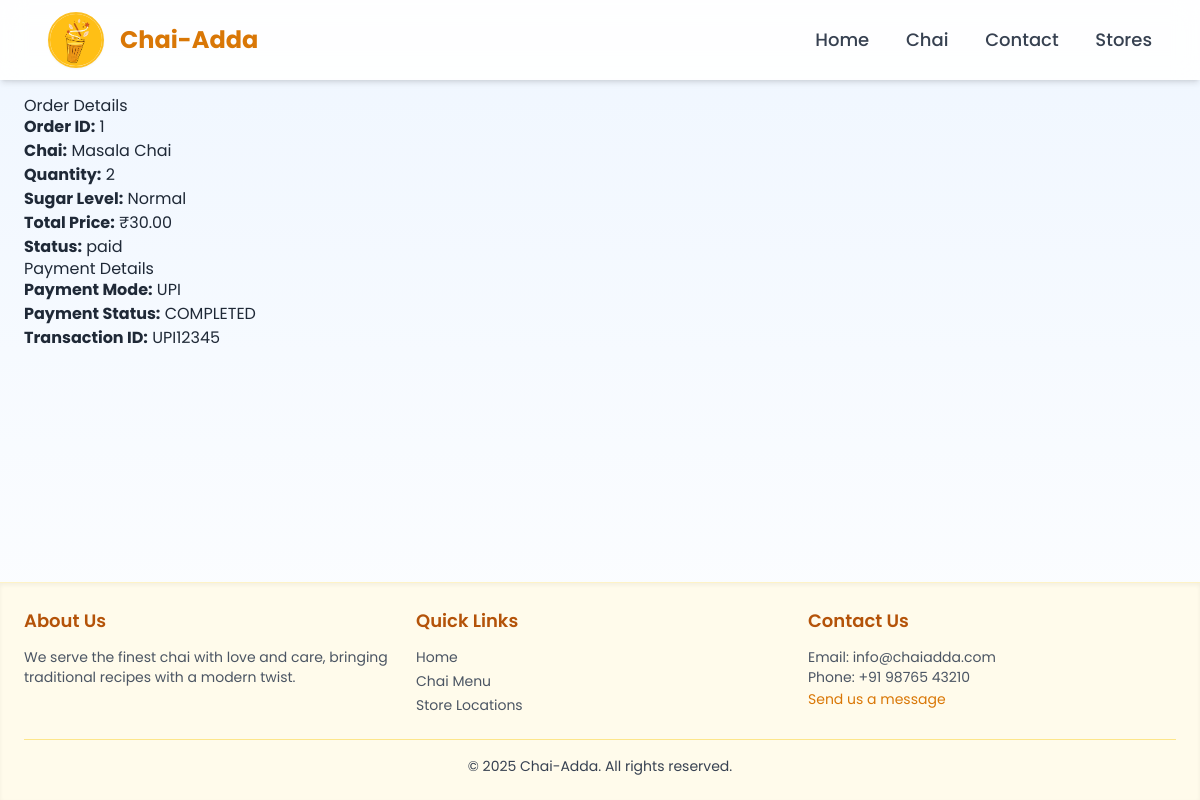
Page /order/detail/1/ on the committed database.
### order/models.py (models this page shows, shortened)
class Order(models.Model):
    SUGAR_LEVELS = [
        ('no', 'No Sugar'),
        ('normal', 'Normal'),
        ('less', 'Less Sugar'),
        ('max', 'Max Sugar')
    ]
    PAYMENT_STATUS = [
        ('unpaid', 'Unpaid'),
        ('paid', 'Paid'),
        ('failed', 'Failed'),
        ('refunded', 'Refunded')
    ]
    user = models.ForeignKey(
        settings.AUTH_USER_MODEL,
        on_delete=models.SET_NULL,
        null=True,
        blank=True
    )
    chai = models.ForeignKey(ChaiVariety, on_delete=models.CASCADE)
    customer_name = models.CharField(max_length=100)
    quantity = models.PositiveIntegerField()
    sugar_level = models.CharField(max_length=10, choices=SUGAR_LEVELS, default='normal')
    total_price = models.DecimalField(max_digits=10, decimal_places=2)
    ordered_at = models.DateTimeField(default=timezone.now)
    payment_status = models.CharField(
        max_length=20,
        choices=PAYMENT_STATUS,
        default='unpaid'
    )
    payment = models.OneToOneField(
        'payment.Payment',
        null=True,
        blank=True,
        on_delete=models.SET_NULL,
        related_name='order'
    )
    notes = models.TextField(blank=True)
    updated_at = models.DateTimeField(auto_now=True)
    class Meta:
        ordering = ['-ordered_at']
        verbose_name = 'Order'
        verbose_name_plural = 'Orders'

### chai/models.py (models this page shows, shortened)
class ChaiVariety(models.Model):
    CHAI_TYPE_CHOICES = [
        ('PT', 'Plain Tea'),
        ('MC', 'Masala Chai'),
        ('GC', 'Ginger Chai'),
        ('LC', 'Lemon Chai'),
        ('EC', 'Elaichi Chai'),
        ('GT', 'Green Tea'),
        ('BT', 'Black Tea'),
        ('KC', 'Kulhad Chai'),
    ]
    name = models.CharField(max_length=20)
    price = models.IntegerField()
    image = models.ImageField(upload_to='chais/')
    date_time = models.DateTimeField(default=timezone.now)
    chai_type = models.CharField(max_length=2, choices=CHAI_TYPE_CHOICES, default="PT")
    description = models.TextField(default="", blank=True)
    class Meta:
        verbose_name = 'Chai Variety'
        verbose_name_plural = 'Chai Varieties'

### payment/models.py (models this page shows, shortened)
class Payment(models.Model):
    PAYMENT_MODES = [
        ('CASH', 'Cash'),
        ('UPI', 'UPI'),
        ('CARD', 'Card'),
        ('WALLET', 'Digital Wallet')
    ]
    PAYMENT_STATUS = [
        ('PENDING', 'Pending'),
        ('COMPLETED', 'Completed'),
        ('FAILED', 'Failed'),
        ('REFUNDED', 'Refunded'),
        ('PENDING_DELIVERY', 'Pending Delivery')
    ]
    user = models.ForeignKey(
        settings.AUTH_USER_MODEL,
        on_delete=models.CASCADE,
        null=True,
        blank=True,
        verbose_name="User"
    )
    amount = models.DecimalField(max_digits=10, decimal_places=2)
    payment_mode = models.CharField(
        max_length=10,
        choices=PAYMENT_MODES,
        default='UPI'
    )
    payment_status = models.CharField(
        max_length=20,
        choices=PAYMENT_STATUS,
        default='PENDING'
    )
    transaction_id = models.CharField(
        max_length=100,
        unique=True,
        null=True,
        blank=True
    )
    upi_id = models.CharField(max_length=50, blank=True, null=True)
    is_paid = models.BooleanField(default=False)
    created_at = models.DateTimeField(auto_now_add=True)
    updated_at = models.DateTimeField(auto_now=True)
    class Meta:
        ordering = ['-created_at']
        verbose_name = 'Payment'
        verbose_name_plural = 'Payments'

### order/views.py (the view)
# urls.py: path('detail/<int:order_id>/', views.order_detail, name='order_detail'),
def order_detail(request, order_id):
    order = get_object_or_404(Order, id=order_id)
    return render(request, 'order/order_detail.html', {
        'order': order,
        'payment': order.payment
    })

### order/templates/order/order_detail.html
{% extends "manish.html" %}
{% block content %}
  <h2>Order Details</h2>
  <p><strong>Order ID:</strong> {{ order.id }}</p>
  <p><strong>Chai:</strong> {{ order.chai.name }}</p>
  <p><strong>Quantity:</strong> {{ order.quantity }}</p>
  <p><strong>Sugar Level:</strong> {{ order.get_sugar_level_display }}</p>
  <p><strong>Total Price:</strong> ₹{{ order.total_price }}</p>
  <p><strong>Status:</strong> {{ order.payment_status }}</p>
  {% if payment %}
    <h3>Payment Details</h3>
    <p><strong>Payment Mode:</strong> {{ payment.payment_mode }}</p>
    <p><strong>Payment Status:</strong> {{ payment.payment_status }}</p>
    <p><strong>Transaction ID:</strong> {{ payment.transaction_id }}</p>
  {% endif %}
{% endblock %}

### static/style.css (style rules this page uses)
:root { --primary: #d97706; --primary-light: #fbbf24; --primary-dark: #b45309; --text-main: #1f2937; --text-light: #4b5563; --bg-light: #f9fafb; --bg-white: #ffffff; --border-light: #e5e7eb; --shadow-sm: 0 1px 2px 0 rgba(0, 0, 0, 0.05); --shadow-md: 0 4px 6px -1px rgba(0, 0, 0, 0.1), 0 2px 4px -1px rgba(0, 0, 0, 0.06); --transition-all: all 0.3s ease; }
body { font-family: 'Poppins', sans-serif; color: var(--text-main); line-height: 1.5; -webkit-font-smoothing: antialiased; -moz-osx-font-smoothing: grayscale; scroll-behavior: smooth; }
h1, h2, h3, h4, h5, h6 { line-height: 1.2; }

### rows in the picture
Order: id "1", chai.name "Masala Chai", quantity "2", sugar_level "Normal", total_price "30.00", payment_status "paid"
Payment: payment_mode "UPI", payment_status "COMPLETED", transaction_id "UPI12345"
